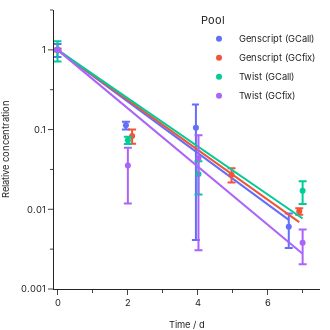

The notebook cell this image was saved under:
### Markdown cell above
# Decay

### Code cell
data = {
    'Twist (GCall)': 'decay_Twist_GCall.csv',
    'Twist (GCfix)': 'decay_Twist_GCfix.csv',
    'Genscript (GCall)': 'decay_Genscript_GCall.csv',
    'Genscript (GCfix)': 'decay_Genscript_GCfix.csv',
}

dfs = []
for name, info in data.items():
    df = pd.read_csv(info)
    slope, intercept = cal.loc[name, 'slope'], cal.loc[name, 'intercept']
    df['c'] = 10**((df['Ct']-intercept)/slope)
    df['t'] = df['Time']/24
    c0 = df.loc[df.Time == 0.0, 'c'].mean()
    df['rel_c'] = df['c']/c0
    df['name'] = name
    
    dfs.append(df)


df = pd.concat(dfs)
df.sort_values(by="name", inplace=True)

def wavg(group):
    d = {}
    d['c_mean'] = group.rel_c.mean()
    d['c_std'] = group.rel_c.std()
    return pd.Series(d, index=['c_mean', 'c_std'])

df_aggregate = df.groupby(['name', 't'], as_index=False).apply(wavg)

fig = px.scatter(
    df_aggregate,
    x="t",
    y='c_mean',
    error_y='c_std',
    color="name",
    log_y=True,
    trendline='ols',
    trendline_options={'log_y': True, "add_constant": False},
)




fig.update_layout(
    template="simple_white", 
    height=330, 
    width=330, 
    # showlegend=False, 
    margin=dict(l=0, r=10, t=10, b=0),
    font_family="Inter",
    legend_font_size=28/3,
)
fig.update_xaxes(
    title_text='Time / d', 
    range=[-0.1, 7.5],
    dtick=2,
    title_font_family="Inter", 
    title_font_size=28/3, 
    tickfont_size=28/3, 
    minor_ticks="outside", 
    minor_dtick=1,
    showexponent = 'all',
    exponentformat = 'e'
)
fig.update_yaxes(
    title_text='Relative concentration', 
    range=[-3, 0.5],
    dtick=1, 
    title_font_family="Inter", 
    title_font_size=28/3, 
    tickfont_size=28/3, 
    minor_ticks="outside", 
    minor_dtick=0.5
)

fig.update_layout(legend=dict(
    title="Pool",
    yanchor="top",
    y=1.0,
    xanchor="right",
    x=1.0
))

fig.show()
fig.write_image("decay.svg")

### Figure 1 — Plotly figure (JSON) as saved in the notebook; plotly's stock layout.template omitted (floating-point values rounded to 4 significant figures)
{"data": [{"error_y": {"array": [0.1875, 0.0125, 0.101, 0.002785]}, "hovertemplate": "name=Genscript (GCall)<br>t=%{x}<br>c_mean=%{y}<extra></extra>", "legendgroup": "Genscript (GCall)", "marker": {"color": "#636efa", "symbol": "circle"}, "mode": "markers", "name": "Genscript (GCall)", "orientation": "v", "showlegend": true, "type": "scatter", "x": [0, 1.955, 3.955, 6.608], "xaxis": "x", "y": [1, 0.113, 0.1051, 0.006052], "yaxis": "y"}, {"hovertemplate": "<b>OLS trendline</b><br>log10(c_mean) = -0.322806 * t<br>R<sup>2</sup>=0.971057<br><br>name=Genscript (GCall)<br>t=%{x}<br>c_mean=%{y} <b>(trend)</b><extra></extra>", "legendgroup": "Genscript (GCall)", "marker": {"color": "#636efa", "symbol": "circle"}, "mode": "lines", "name": "Genscript (GCall)", "showlegend": false, "type": "scatter", "x": [0, 1.955, 3.955, 6.608], "xaxis": "x", "y": [1, 0.2339, 0.05289, 0.007362], "yaxis": "y"}, {"error_y": {"array": [0.04328, 0.01703, 0.00553, 0.0008676]}, "hovertemplate": "name=Genscript (GCfix)<br>t=%{x}<br>c_mean=%{y}<extra></extra>", "legendgroup": "Genscript (GCfix)", "marker": {"color": "#EF553B", "symbol": "circle"}, "mode": "markers", "name": "Genscript (GCfix)", "orientation": "v", "showlegend": true, "type": "scatter", "x": [0, 2.132, 4.972, 6.906], "xaxis": "x", "y": [1, 0.08328, 0.0272, 0.009419], "yaxis": "y"}, {"hovertemplate": "<b>OLS trendline</b><br>log10(c_mean) = -0.312835 * t<br>R<sup>2</sup>=0.975600<br><br>name=Genscript (GCfix)<br>t=%{x}<br>c_mean=%{y} <b>(trend)</b><extra></extra>", "legendgroup": "Genscript (GCfix)", "marker": {"color": "#EF553B", "symbol": "circle"}, "mode": "lines", "name": "Genscript (GCfix)", "showlegend": false, "type": "scatter", "x": [0, 2.132, 4.972, 6.906], "xaxis": "x", "y": [1, 0.2153, 0.02783, 0.00691], "yaxis": "y"}, {"error_y": {"array": [0.2839, 0.007801, 0.01229, 0.005421]}, "hovertemplate": "name=Twist (GCall)<br>t=%{x}<br>c_mean=%{y}<extra></extra>", "legendgroup": "Twist (GCall)", "marker": {"color": "#00cc96", "symbol": "circle"}, "mode": "markers", "name": "Twist (GCall)", "orientation": "v", "showlegend": true, "type": "scatter", "x": [0, 2.01, 4.028, 7.003], "xaxis": "x", "y": [1, 0.07363, 0.02763, 0.01704], "yaxis": "y"}, {"hovertemplate": "<b>OLS trendline</b><br>log10(c_mean) = -0.302107 * t<br>R<sup>2</sup>=0.924905<br><br>name=Twist (GCall)<br>t=%{x}<br>c_mean=%{y} <b>(trend)</b><extra></extra>", "legendgroup": "Twist (GCall)", "marker": {"color": "#00cc96", "symbol": "circle"}, "mode": "lines", "name": "Twist (GCall)", "showlegend": false, "type": "scatter", "x": [0, 2.01, 4.028, 7.003], "xaxis": "x", "y": [1, 0.247, 0.06069, 0.007659], "yaxis": "y"}, {"error_y": {"array": [0.02095, 0.02359, 0.04101, 0.001767]}, "hovertemplate": "name=Twist (GCfix)<br>t=%{x}<br>c_mean=%{y}<extra></extra>", "legendgroup": "Twist (GCfix)", "marker": {"color": "#ab63fa", "symbol": "circle"}, "mode": "markers", "name": "Twist (GCfix)", "orientation": "v", "showlegend": true, "type": "scatter", "x": [0, 2.01, 4.028, 7.003], "xaxis": "x", "y": [1, 0.03539, 0.04407, 0.003808], "yaxis": "y"}, {"hovertemplate": "<b>OLS trendline</b><br>log10(c_mean) = -0.365316 * t<br>R<sup>2</sup>=0.944222<br><br>name=Twist (GCfix)<br>t=%{x}<br>c_mean=%{y} <b>(trend)</b><extra></extra>", "legendgroup": "Twist (GCfix)", "marker": {"color": "#ab63fa", "symbol": "circle"}, "mode": "lines", "name": "Twist (GCfix)", "showlegend": false, "type": "scatter", "x": [0, 2.01, 4.028, 7.003], "xaxis": "x", "y": [1, 0.1843, 0.03377, 0.002764], "yaxis": "y"}], "layout": {"font": {"family": "Inter"}, "height": 330, "legend": {"font": {"size": 9.333}, "title": {"text": "Pool"}, "tracegroupgap": 0, "x": 1, "xanchor": "right", "y": 1, "yanchor": "top"}, "margin": {"b": 0, "l": 0, "r": 10, "t": 10}, "width": 330, "xaxis": {"anchor": "y", "domain": [0, 1], "dtick": 2, "exponentformat": "e", "minor": {"dtick": 1, "ticks": "outside"}, "range": [-0.1, 7.5], "showexponent": "all", "tickfont": {"size": 9.333}, "title": {"font": {"family": "Inter", "size": 9.333}, "text": "Time / d"}}, "yaxis": {"anchor": "x", "domain": [0, 1], "dtick": 1, "minor": {"dtick": 0.5, "ticks": "outside"}, "range": [-3, 0.5], "tickfont": {"size": 9.333}, "title": {"font": {"family": "Inter", "size": 9.333}, "text": "Relative concentration"}, "type": "log"}}}
